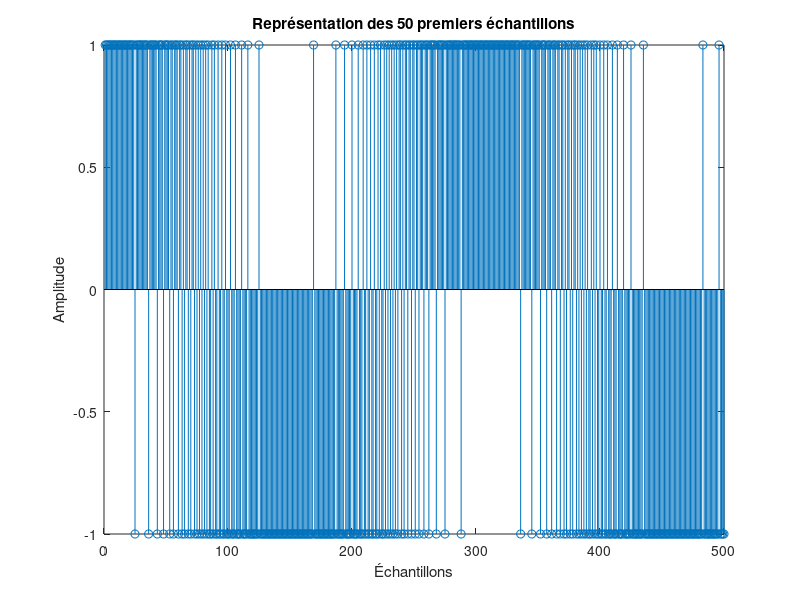
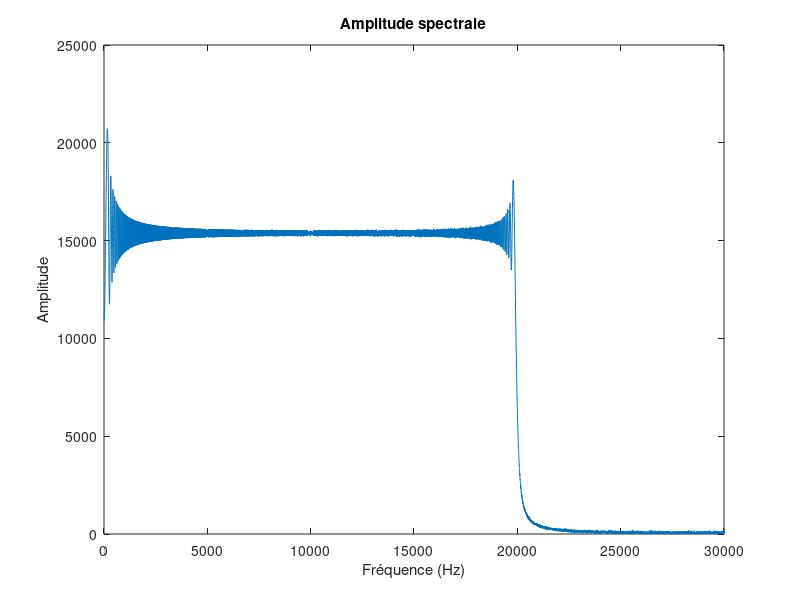
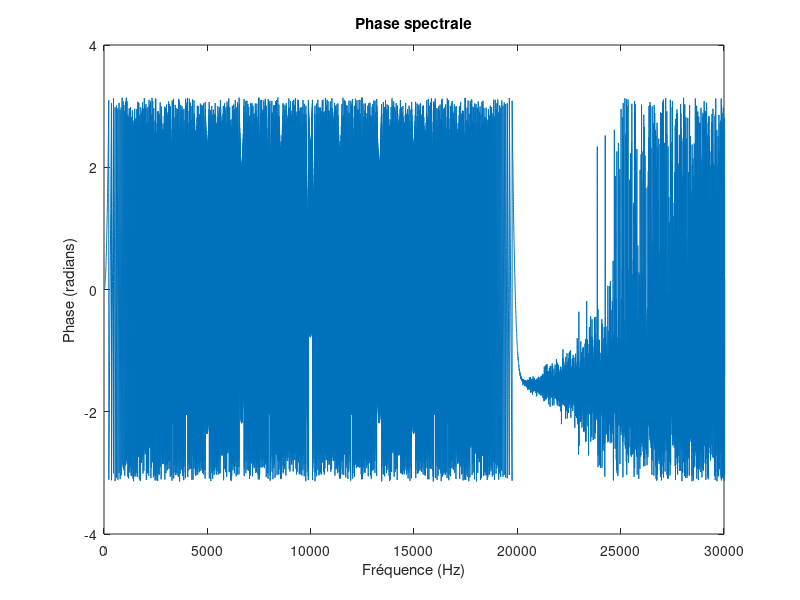

Reproduce these figures in MATLAB, in order. (Note: this script raises an error after producing the figures.)
close all
clear all

Data = load('pdm_in.mat');
pdm_signal = Data.in;
FS  = 6.144e6;  % Frequency
%audiowrite('Sound.wav', pdm_signal, FS);

%% Calcul de la FFT
N = length(pdm_signal);             % Nombre de points
fft_signal = fft(pdm_signal);       % Transformée de Fourier
f = (0:N-1)*(FS/N);                 % Axe des fréquences (en Hz)

% Amplitude et phase
amplitude = abs(fft_signal);        % Amplitude spectrale
phase = angle(fft_signal);          % Phase spectrale

% Représentation des 50 premiers échantillons
figure(1);
stem(pdm_signal(1:500));
title("Représentation des 50 premiers échantillons");
xlabel("Échantillons");
ylabel("Amplitude");

% Amplitude et phase
amplitude = abs(fft_signal);        % Amplitude spectrale
phase = angle(fft_signal);          % Phase spectrale

% Représentation de l'amplitude spectrale
figure(2);
plot(f, amplitude); % On affiche seulement jusqu'à FS/2 (spectre positif)
xlim([0 30000])
title("Amplitude spectrale");
xlabel("Fréquence (Hz)");
ylabel("Amplitude");

% Représentation de la phase spectrale
figure(3);
plot(f, phase); % On affiche seulement jusqu'à FS/2 (spectre positif)
xlim([0 30000])
title("Phase spectrale");
xlabel("Fréquence (Hz)");
ylabel("Phase (radians)");

%% Faire une décimation 1. filtrer 2.sous échantillonner
%paramètres du filtre : 
% fc = kHz
% BP = 20k : fs/2M = 20k : 24k
% Gain = 1
% atténuation = (6.02*20bits + 1.76) = 122.16 dB
% on choisit un filtre passe bas IIR elliptique

%% Configuration du filtre passe bas elliptique
Hd = filter_lp_elliptic_order_13();  % Fonction elliptique fournie
[b, a] = tf(Hd);                     % Obtenir les coefficients du filtre IIR

% Appliquer le filtre passe-bas
filtered_signal = filtfilt(b, a, pdm_signal);
% Amplitude et phase
filtered_amplitude = abs(filtered_signal);        % Amplitude spectrale
filtered_phase = angle(filtered_signal);          % Phase spectrale

% Représentation de la phase filtrée du signal 
figure(4);
plot(f, filtered_phase); 
xlim([0 30000])
title("Phase filtrée");
xlabel("Fréquence (Hz)");
ylabel("Phase (radians)");

% Représentation de l'amplitude spectrale
figure(5);
plot(f, filtered_amplitude); 
xlim([0 30000])
title("Amplitude spectrale filtrée");
xlabel("Fréquence (Hz)");
ylabel("Amplitude");
